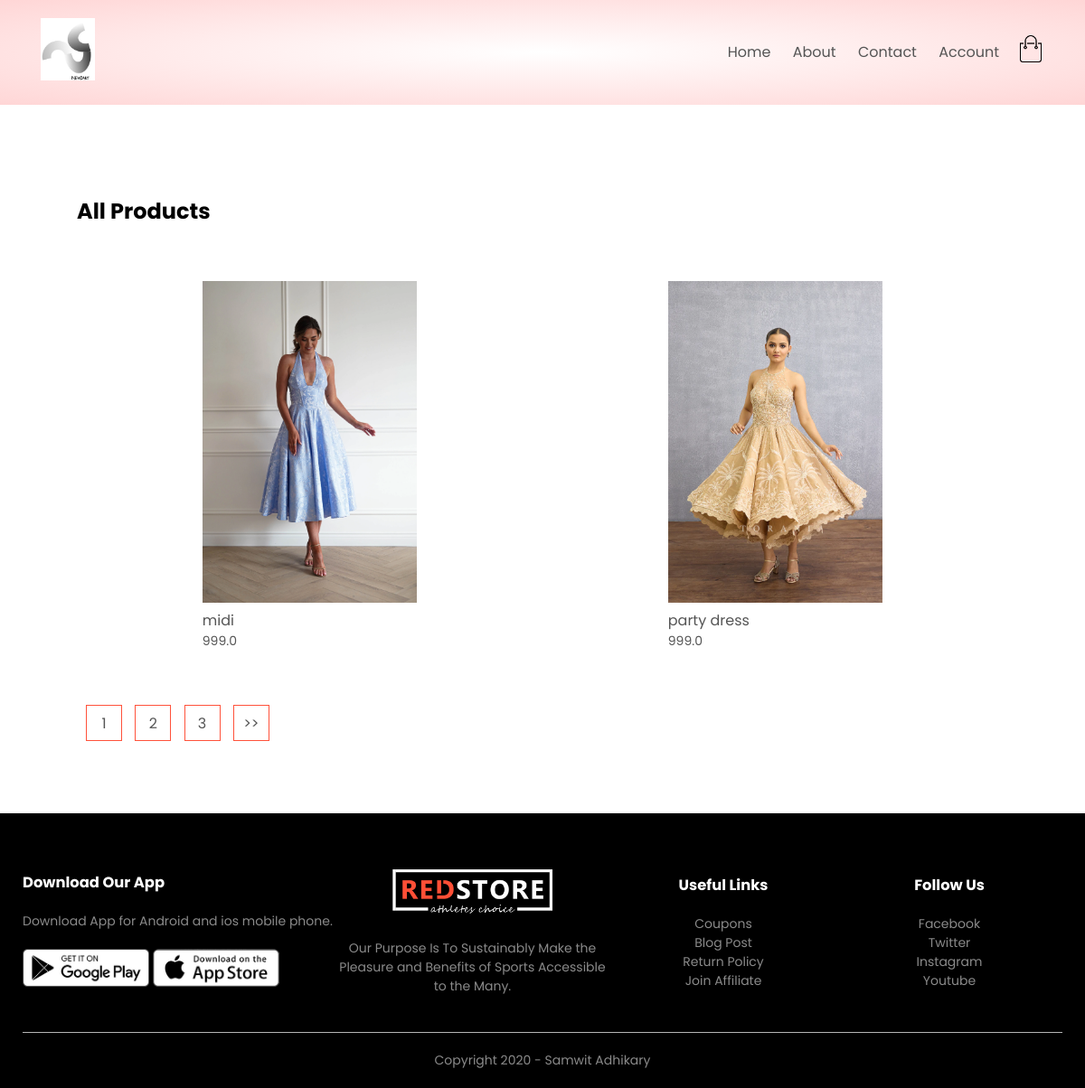
Screenshot of /products/ with the database file from the repository.
### products/models.py (models this page shows, shortened)
class Product(models.Model):
    LIVE=1
    DELETE=0
    DELETE_CHOICES=((LIVE,'Live'),(DELETE,'Delete') )
    title=models.CharField(max_length=50,default='--')
    price=models.FloatField()
    description=models.TextField()
    image=models.ImageField(upload_to='media/')
    priority=models.IntegerField()
    delete_status=models.IntegerField(choices=DELETE_CHOICES, default=LIVE)
    created_at=models.DateTimeField(auto_now=True)
    updated_at=models.DateTimeField(auto_now=True)

### products/views.py (the view)
# urls.py: path('products/', views.list_product, name='list_product'),
def list_product(request):
    page=1
    if request.GET:
        page=request.GET.get('page',1)
    product_list=Product.objects.order_by('priority')
    product_paginator=Paginator(product_list,2)
    product_list=product_paginator.get_page(page )
    context={'Products':product_list}
    return render(request,'products.html',context)

### products/templatetags/chunks.py (called while the page is built)
@register.filter(name='chunks')
def chunks(list_data,chunk_size):
    chunk=[]
    i=0
    chunk_size=int(chunk_size)
    if not list_data:
        return[]
    for x in list_data:
        chunk.append(x)
        i+=1
        if i==chunk_size:
            yield chunk
            chunk=[]
            i=0
    yield chunk

### NexCart/templates/products.html
{% extends 'blank_layout.html' %}
{% block content %}
{% load static %}
 {% include 'product_list.html' %}
  {% endblock content %}

### NexCart/templates/product_list.html (shortened to what this page needs)
{% load static %}
{% load chunks %}
<div class="small-container">
        <div class="row row-2">
            <h2>All Products</h2>
        </div>
            {% for product_chunk in Products|chunks:4 %}
<div class="row">
    {% for product in product_chunk %}
    <div class="col-4">
        <a href="{% url 'product_details' product.id  %}">
            <img src="{{ product.image.url }}">
        </a>
        <h4>{{ product.title }}</h4>
        <p>{{ product.price }}</p>
    </div>
    {% endfor %}
</div>
{% endfor %}
        <div class="page-btn">
        {% for i in Products.paginator.page_range %}
           <a href="?page={{i}}"> <span>{{i}}</span></a>
            {% endfor %}
                        {% if Products.has_next %}
                    <a href="?page={{Products.next_page_number}}"> <span>>></span></a>
{% endif %}
        </div>
    </div>

### NexCart/static/css/style.css (style rules this page uses)
* { margin: 0; padding: 0; box-sizing: border-box; }
body { font-family: 'Poppins', sans-serif; }
a { text-decoration: none; color: #555; }
p { color: #555; }
.row { display: flex; align-items: center; flex-wrap: wrap; justify-content: space-around; }
.small-container { max-width: 1080px; margin: auto; padding-left: 25px; padding-right: 25px; }
.col-4 { flex-basis: 25%; padding: 10px; min-width: 200px; margin-bottom: 50px; transition: transform 0.5s; }
.col-4 img { width: 100%; }
h4 { color: #555; font-weight: normal; }
.col-4 p { font-size: 14px; }
.row-2 { justify-content: space-between; margin: 100px auto 50px; }
.page-btn { margin: 0 auto 80px; }
.page-btn span { display: inline-block; border: 1px solid #ff523b; margin-left: 10px; width: 40px; height: 40px; text-align: center; line-height: 40px; cursor: pointer; }

### rows the page displays
Product: image (picture), title "midi", price "999.0"
Product: image (picture), title "party dress", price "999.0"

### other values shown
{{ i }} "1" "2" "3"
